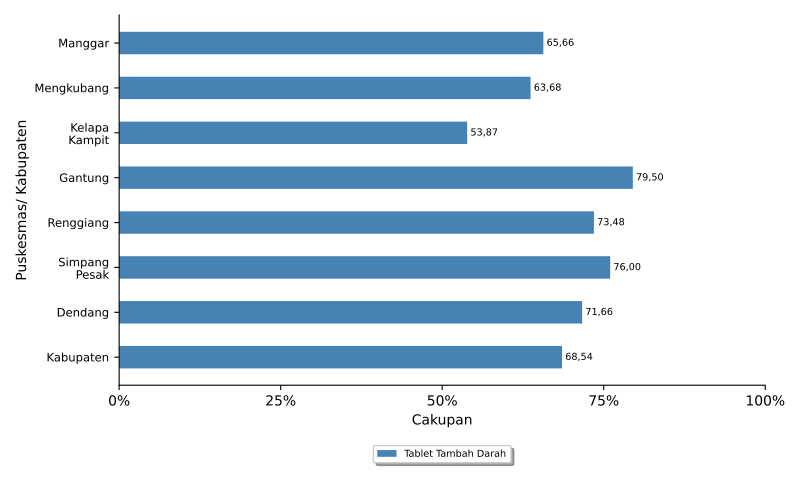

This figure's Python source:
import numpy as np
import matplotlib.pyplot as plt
import pandas
from textwrap import wrap
from matplotlib.ticker import FuncFormatter
import locale
locale.setlocale(locale.LC_ALL, 'id_ID.UTF8')
plt.rcParams['pdf.fonttype'] = 42
# plt.rcParams['figure.figsize'] = 8, 5

import sys, os, inspect
currentdir = os.path.dirname(os.path.abspath(inspect.getfile(inspect.currentframe())))
parentdir = os.path.dirname(currentdir)
sys.path.insert(0, parentdir)

berkasData = currentdir +'\\bab_05_05_dataTTD.csv'
berkasSimpan = currentdir +'\\bab_05_05_TTD.pdf'
# judulDiagram = 'Cakupan Pemberian Tablet Tambah Darah\nTahun 2021'
sumbuX = 'Cakupan'
sumbuY = 'Puskesmas/ Kabupaten'
tickerSumbuX = np.arange(0,110,25)

# read data file
colnames = ['kecamatan','TTD']
data = pandas.read_csv(berkasData, names=colnames, sep=';')
kecamatan = data.kecamatan.tolist()
bar1 = data.TTD.tolist()
# print(kecamatan)
# print(bar1)

ind = np.arange(len(kecamatan))  # the x locations for the groups
width = 0.5       # the width of the bars

# make bars
fig, ax = plt.subplots()
rects1 = ax.barh(ind, bar1, width, color='steelblue', label = 'Tablet Tambah Darah')

# add some text for labels, title and axes ticks
# ax.set_title(judulDiagram)
ax.set_xticks(tickerSumbuX)
ax.set_xlabel(sumbuX)
ax.xaxis.set_major_formatter(FuncFormatter(lambda x, pos: '{:n}%'.format(x)))

ax.set_yticks(ind)
ax.set_yticklabels(list([ '\n'.join(wrap(l, 10)) for l in kecamatan ]), fontsize='small')

ax.set_ylabel(sumbuY)
ax.invert_yaxis()

ax.spines['top'].set_visible(False)
ax.spines['right'].set_visible(False)

# box = ax.get_position()
# ax.set_position([box.x0, box.y0 + box.height * 0.1, box.width, box.height * 0.9])
ax.legend(fontsize='x-small', loc='upper center', bbox_to_anchor=(0.5, -0.15), fancybox=True, shadow=True, ncol=2)

# make labels for bars

for i, v in enumerate(bar1):
    ax.text(v+0.5, i, '{:n}'.format(v), ha='left', va='center', fontsize='x-small')

# finishing
pyrfig = plt.figure(1)
pyrfig.set_figwidth(8)
pyrfig.set_figheight(5)
# tight_layout to make consistent size
# adjust subplot to make room for legend
fig.subplots_adjust(bottom=-0.15)
plt.tight_layout()
plt.savefig(berkasSimpan)
plt.close(pyrfig)
# plt.show()
